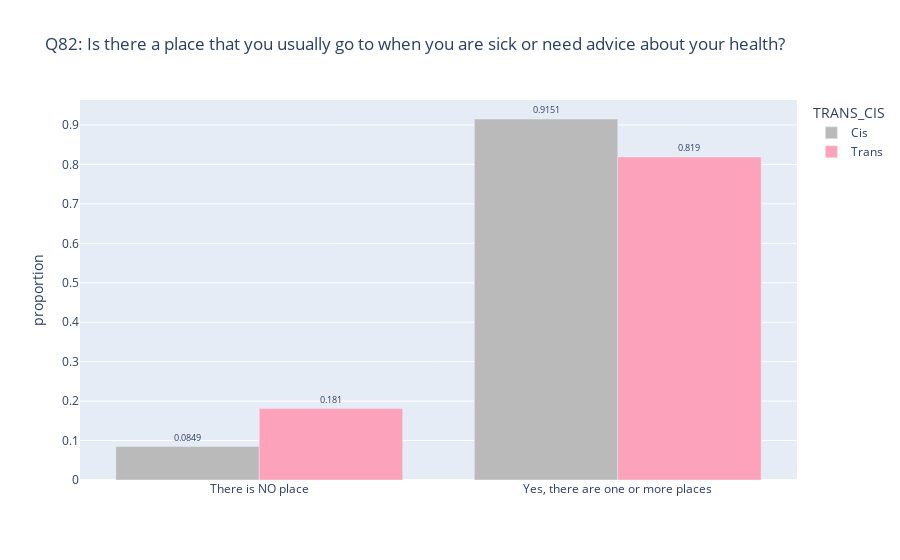

Notebook code cell kept with this figure:
### Code cell
trans_vs_cis(q84, 'Q82')

### Figure 1 — Plotly figure (JSON) as saved in the notebook; plotly's stock layout.template omitted (floating-point values rounded to 4 significant figures)
{"data": [{"alignmentgroup": "True", "hovertemplate": "TRANS_CIS=Cis<br>Q82=%{x}<br>value=%{y}<br>text=%{text}<extra></extra>", "legendgroup": "Cis", "marker": {"color": "#bababa", "pattern": {"shape": ""}}, "name": "Cis", "offsetgroup": "Cis", "orientation": "v", "showlegend": true, "text": [0.0849, 0.9151], "textfont": {"size": 9}, "textposition": "outside", "type": "bar", "x": ["There is NO place", "Yes, there are one or more places"], "xaxis": "x", "y": [0.08488, 0.9151], "yaxis": "y"}, {"alignmentgroup": "True", "hovertemplate": "TRANS_CIS=Trans<br>Q82=%{x}<br>value=%{y}<br>text=%{text}<extra></extra>", "legendgroup": "Trans", "marker": {"color": "#fca2bb", "pattern": {"shape": ""}}, "name": "Trans", "offsetgroup": "Trans", "orientation": "v", "showlegend": true, "text": [0.181, 0.819], "textfont": {"size": 9}, "textposition": "outside", "type": "bar", "x": ["There is NO place", "Yes, there are one or more places"], "xaxis": "x", "y": [0.181, 0.819], "yaxis": "y"}], "layout": {"barmode": "group", "legend": {"title": {"text": "TRANS_CIS"}, "tracegroupgap": 0}, "title": {"text": "Q82: Is there a place that you usually go to when you are sick or need advice about your health?"}, "xaxis": {"anchor": "y", "domain": [0, 1], "title": {"text": ""}}, "yaxis": {"anchor": "x", "domain": [0, 1], "title": {"text": "proportion"}}}}
